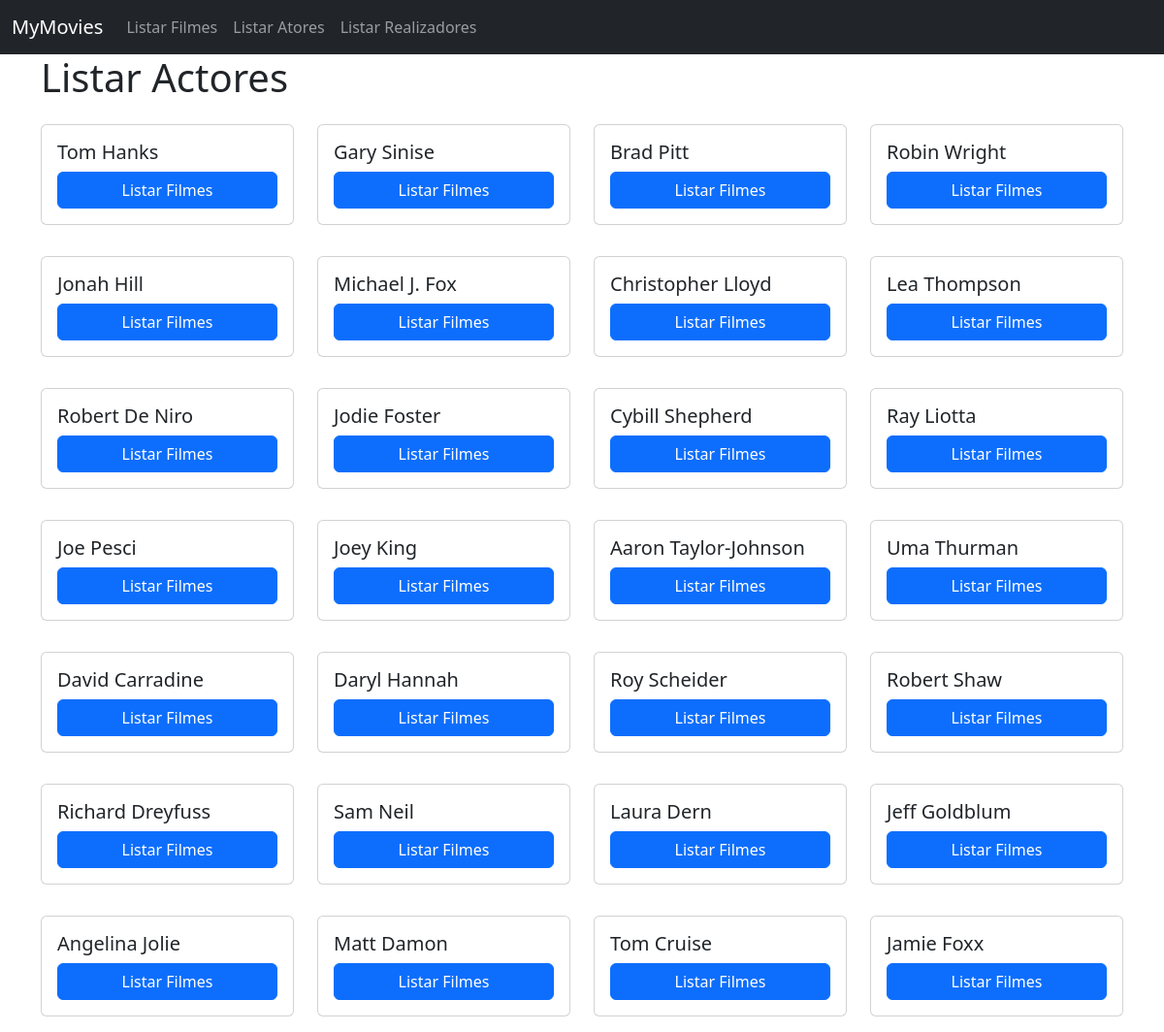
/atores, run on the app's committed database.
### tables this page shows
CREATE TABLE actor (
    id BIGINT UNSIGNED NOT NULL AUTO_INCREMENT,
    name VARCHAR(255) NOT NULL,
    PRIMARY KEY (id)
);

### controllers/actors/actors.list.php (called while the page is built, shortened)
<?php
$connection = Connection::make();
$queryBuilder = new QueryBuilder($connection);
$actors = $queryBuilder->getAll('actor', 'App\Model\Movie');
require 'views/actors/actors.list.php';

### routes.php (called while the page is built, shortened)
<?php
$router->get('', function () {
    require 'controllers/menu.php';
});
$router->get('filmes', function () {
    require 'controllers/movies/movies.list.php';
});
$router->get('filmes/(\d+)', function ($id) {
    require "controllers/movies/movies.show.php";
});
$router->post('filmes', function () {
    require 'controllers/movies/movies.add.php';
});
$router->get('atores', function () {
    require 'controllers/actors/actors.list.php';
});

### index.php (called while the page is built, shortened)
<?php
$router = Router::setFromFile('routes.php');
preg_match('/^([^:\/]+[s]?):\/\/([^\/]*)\/(.*)$/', Config::APPURL, $matches);
if (!isset($matches[3])) {
    $realURI = trim($_SERVER['REQUEST_URI'], '/');
} else {
    $baseConfigURL = $matches[3];
    $realURI = substr(trim($_SERVER['REQUEST_URI'], '/'), strlen($baseConfigURL) + 1);
}
try {
    $router->direct(
        $realURI,
        isset($_POST['_method']) ? $_POST['_method'] : $_SERVER['REQUEST_METHOD']
    );
} catch (Exception $e) {
    header('HTTP/1.1 404 Not Found', true, 404);
    echo "404 Not Found";
}
function route($uri)
{
    return Config::APPURL . '/' . $uri;
}

### src/Database/QueryBuilder.php (called while the page is built, shortened)
<?php
class QueryBuilder
{
    public function __construct(PDO $pdo)
    {
        $this->pdo = $pdo;
    }
    public function getAll($table, $class = "StdClass")
    {
        $stmt = $this->pdo->prepare("SELECT * FROM $table");
        $stmt->execute();
        return $stmt->fetchAll(PDO::FETCH_CLASS, $class);
    }
}

### views/actors/actors.list.php (the view, shortened to what this page needs)
<!DOCTYPE html>
<html lang="en">
<head>
    <link href="https://cdn.jsdelivr.net/npm/bootstrap@5.2.2/dist/css/bootstrap.min.css" rel="stylesheet">
</head>
<body>
    <?php require 'views/navbar.php'; ?>
    <div class="container">
        <div class="row">
            <h1>Listar Actores</h1>
            <?php if (isset($actors)) : ?>
                <?php foreach ($actors as $actor) : ?>
                    <div class="col-3">
                        <div class="card my-3">
                            <div class="card-body">
                                <h5 class="card-title"><?= $actor->name ?></h5>
                                <div class="d-grid gap-2">
                                    <a href="<?php echo route('atores/' . $actor->id); ?>" class="btn btn-primary">Listar Filmes</a>
                                </div>
                            </div>
                        </div>
                    </div>
                <?php endforeach; ?>
            <?php endif ?>
        </div>
    </div>
</body>
</html>

### src/Router.php (shortened to what this page needs)
<?php
class Router
{
    protected $routes = [];
    public function get($uri, $callback)
    {
        $this->routes['GET'][$uri] = $callback;
    }
    public function post($uri, $callback)
    {
        $this->routes['POST'][$uri] = $callback;
    }
    public function delete($uri, $callback)
    {
        $this->routes['DELETE'][$uri] = $callback;
    }
    public function patch($uri, $callback)
    {
        $this->routes['PATCH'][$uri] = $callback;
    }
    public function direct($uri, $method)
    {
        if (!empty($this->routes[$method])) {
            foreach ($this->routes[$method] as $route => $callback) {
                $route = '/^' . str_replace('/', '\/', $route) . '$/';
                if (preg_match($route, $uri, $params)) {
                    array_shift($params);
                    return call_user_func_array($callback, array_values($params));
                }
            }
        }
        throw new Exception('No route found');
    }
}

### data on the page
actor: name "Tom Hanks"
actor: name "Gary Sinise"
actor: name "Brad Pitt"
actor: name "Robin Wright"
actor: name "Jonah Hill"
actor: name "Michael J. Fox"
actor: name "Christopher Lloyd"
actor: name "Lea Thompson"
actor: name "Robert De Niro"
actor: name "Jodie Foster"
actor: name "Cybill Shepherd"
actor: name "Ray Liotta"
actor: name "Joe Pesci"
actor: name "Joey King"
actor: name "Aaron Taylor-Johnson"
actor: name "Uma Thurman"
actor: name "David Carradine"
actor: name "Daryl Hannah"
actor: name "Roy Scheider"
actor: name "Robert Shaw"
actor: name "Richard Dreyfuss"
actor: name "Sam Neil"
actor: name "Laura Dern"
actor: name "Jeff Goldblum"
actor: name "Angelina Jolie"
actor: name "Matt Damon"
actor: name "Tom Cruise"
actor: name "Jamie Foxx"
